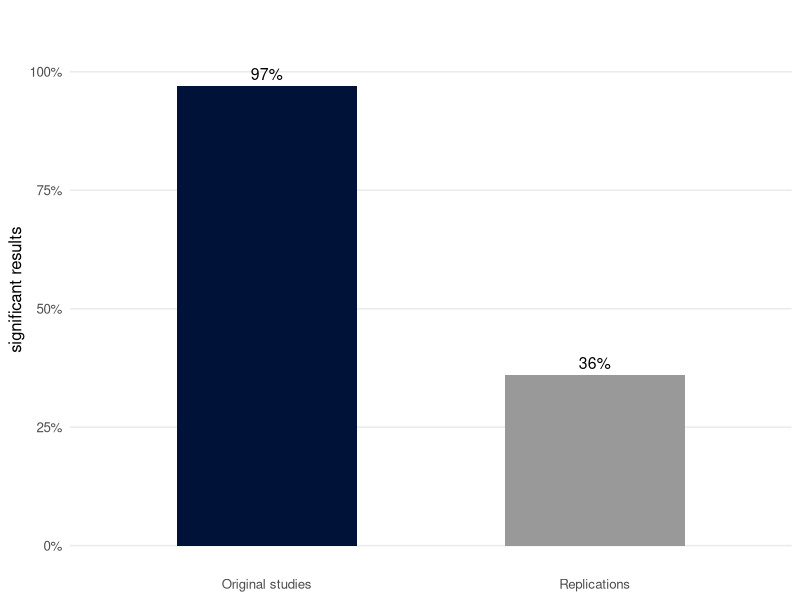
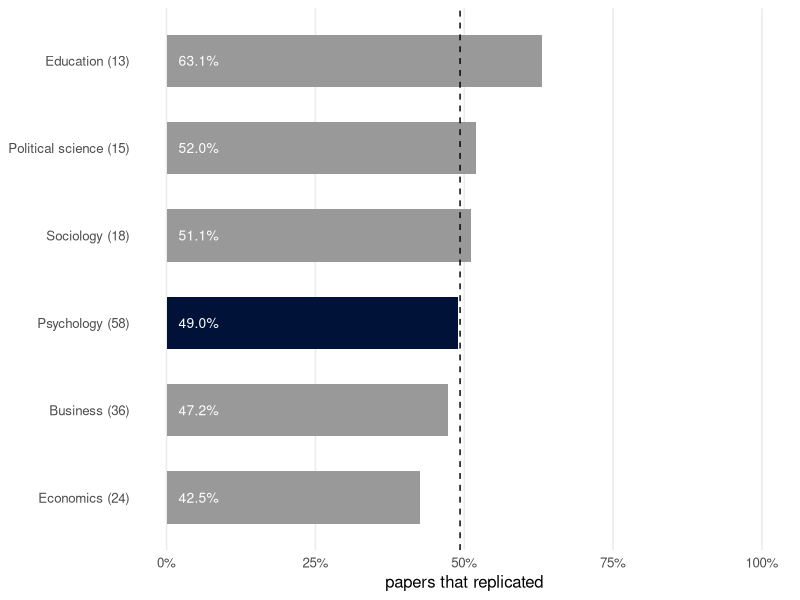
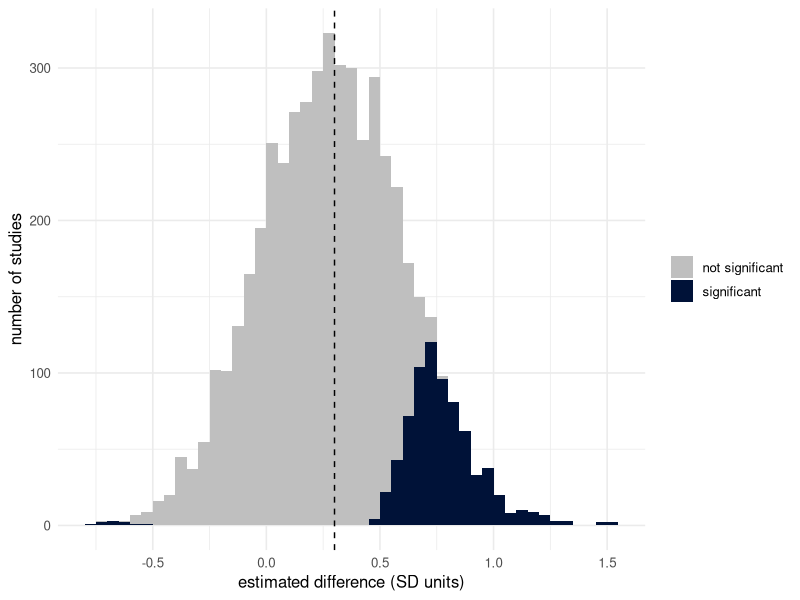

Generate these figures, in order, with R:
## ---- chunk 1
#| label: fig-osc
#| echo: false
#| fig-cap: "Percentage of studies with a statistically significant result, in 100 original psychology studies and in their replications. Data from Open Science Collaboration (2015)."
#| fig-width: 5
#| fig-height: 3
#| cache: false
#| message: false
#| warning: false
library(tidyverse)
navy <- "#001238"

osc <- tibble(set = factor(c("Original studies", "Replications"),
                           levels = c("Original studies", "Replications")),
              pct = c(97, 36))

ggplot(osc, aes(set, pct, fill = set)) +
  geom_col(width = 0.55, show.legend = FALSE) +
  geom_text(aes(label = paste0(pct, "%")), vjust = -0.5, size = 4) +
  scale_fill_manual(values = c(navy, "grey60")) +
  scale_y_continuous(limits = c(0, 108), breaks = seq(0, 100, 25),
                     labels = function(x) paste0(x, "%")) +
  labs(x = NULL, y = "significant results") +
  theme_minimal(base_size = 12) +
  theme(panel.grid.major.x = element_blank(),
        panel.grid.minor = element_blank())
## ---- chunk 2
#| label: fig-score
#| echo: false
#| fig-cap: "Percentage of papers whose findings replicated (significant, in the same direction as the original), in six social and behavioural sciences; the number of papers is in brackets. The dashed line is the overall rate, 49%. Data from Tyner et al. (2026), Table 3."
#| fig-width: 6
#| fig-height: 3

score <- tibble(field = c("Business", "Economics", "Education",
                          "Political science", "Psychology", "Sociology"),
                n = c(36, 24, 13, 15, 58, 18),
                pct = c(47.2, 42.5, 63.1, 52.0, 49.0, 51.1)) |>
  mutate(label = paste0(field, " (", n, ")"),
         label = fct_reorder(label, pct))

ggplot(score, aes(pct, label, fill = field == "Psychology")) +
  geom_col(width = 0.6, show.legend = FALSE) +
  geom_vline(xintercept = 49.3, linetype = "dashed") +
  geom_text(aes(x = 2, label = paste0(sprintf("%.1f", pct), "%")),
            hjust = 0, colour = "white", size = 3.5) +
  scale_fill_manual(values = c("FALSE" = "grey60", "TRUE" = navy)) +
  scale_x_continuous(limits = c(0, 100), breaks = seq(0, 100, 25),
                     labels = function(x) paste0(x, "%")) +
  labs(x = "papers that replicated", y = NULL) +
  theme_minimal(base_size = 12) +
  theme(panel.grid.major.y = element_blank(),
        panel.grid.minor = element_blank())
## ---- chunk 3
one_study <- function(n, d) {
  x <- rnorm(n, mean = 0, sd = 1)
  y <- rnorm(n, mean = d, sd = 1)
  c(estimate = mean(y) - mean(x), p = t.test(y, x)$p.value)
}

set.seed(2026)
studies <- as_tibble(t(replicate(5000, one_study(n = 20, d = 0.3))))

studies |>
  summarise(power = mean(p < 0.05),
            mean_estimate_all = mean(estimate),
            mean_estimate_significant = mean(estimate[p < 0.05 & estimate > 0]))
## ---- chunk 4
#| label: fig-winners-curse
#| fig-cap: "Estimated differences in 5,000 simulated studies with 20 participants per group. The true difference is 0.3 (dashed line). The significant studies (dark) are the ones that overestimated it."
#| fig-width: 6
#| fig-height: 3

studies |>
  mutate(result = if_else(p < 0.05, "significant", "not significant")) |>
  ggplot(aes(estimate, fill = result)) +
  geom_histogram(binwidth = 0.05, boundary = 0) +
  geom_vline(xintercept = 0.3, linetype = "dashed") +
  scale_fill_manual(values = c("not significant" = "grey75", "significant" = "#001238")) +
  labs(x = "estimated difference (SD units)", y = "number of studies", fill = NULL) +
  theme_minimal(base_size = 12)
## ---- chunk 5
flexible_study <- function() {
  x1 <- rnorm(30); y1 <- rnorm(30)                          # outcome 1
  x2 <- 0.5 * x1 + sqrt(0.75) * rnorm(30)                    # outcome 2,
  y2 <- 0.5 * y1 + sqrt(0.75) * rnorm(30)                    # correlated with 1
  p <- c(t.test(x1[1:20], y1[1:20])$p.value,                 # first look
         t.test(x2[1:20], y2[1:20])$p.value,
         t.test(x1, y1)$p.value,                             # after 10 more
         t.test(x2, y2)$p.value)
  c(planned = p[3] < 0.05,      # one outcome, sample size fixed in advance
    flexible = any(p < 0.05))   # any of the four tests
}

set.seed(2026)
rowMeans(replicate(5000, flexible_study()))
